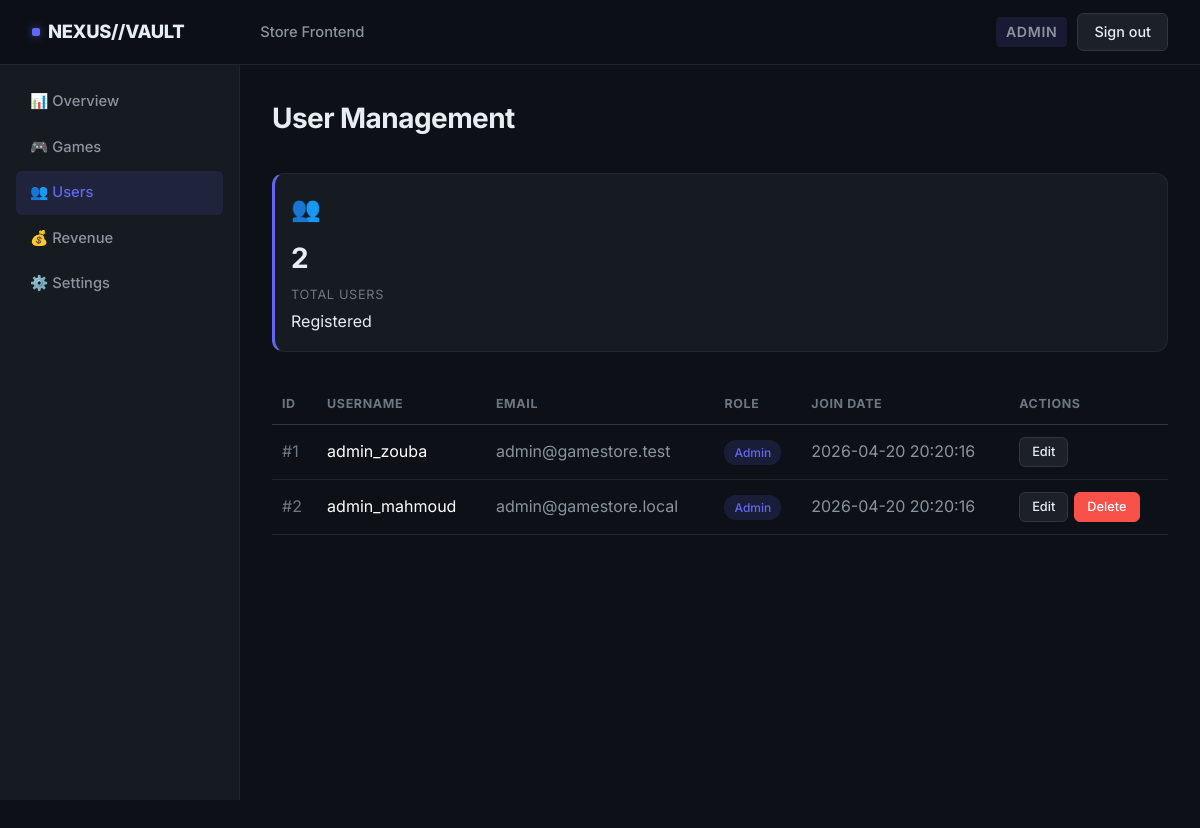
Page /admin/users (signed in) on the committed database.
### tables this page shows
CREATE TABLE IF NOT EXISTS users (
    id INT AUTO_INCREMENT PRIMARY KEY,
    username VARCHAR(50) NOT NULL UNIQUE,
    email VARCHAR(100) NOT NULL UNIQUE,
    password VARCHAR(255) NOT NULL, 
    role ENUM('client', 'admin') DEFAULT 'client',
    created_at DATETIME DEFAULT CURRENT_TIMESTAMP
);

### controllers/AdminController.php (called while the page is built, shortened)
<?php
require_once __DIR__ . '/../models/User.php';
class AdminController {
    public function users() {
        require_once __DIR__ . '/../models/User.php';
        $userModel = new User();
        $users = $userModel->getAllUsers();
        require __DIR__ . '/../views/back-office/users.php';
    }
}
?>

### config/database.php (called while the page is built)
<?php
class Database {
    private static $connection = null;
    public static function getConnection() {
        if (self::$connection === null) {
            $host = 'db';
            $db   = 'gamestore_db';
            $user = 'devuser';
            $pass = 'devpassword';
            $charset = 'utf8mb4';
            $dsn = "mysql:host=$host;dbname=$db;charset=$charset";
            $options = [
                PDO::ATTR_ERRMODE            => PDO::ERRMODE_EXCEPTION,
                PDO::ATTR_DEFAULT_FETCH_MODE => PDO::FETCH_ASSOC,
                PDO::ATTR_EMULATE_PREPARES   => false,
            ];
            try {
                self::$connection = new PDO($dsn, $user, $pass, $options);
            } catch (\PDOException $e) {
                die("Database connection failed: " . $e->getMessage());
            }
        }
        return self::$connection;
    }
}
?>

### models/User.php (called while the page is built, shortened)
<?php
require_once __DIR__ . '/../config/database.php';
class User {
    private $conn;
    public function __construct() {
        $this->conn = Database::getConnection();
    }
    public function getAllUsers() {
        $stmt = $this->conn->query("SELECT * FROM users ORDER BY created_at DESC");
        return $stmt->fetchAll();
    }
}
?>

### views/back-office/users.php (the view, shortened to what this page needs)
<!DOCTYPE html>
<html lang="en">
<head>
  <link rel="stylesheet" href="/assets/css/styles.css">
</head>
<body>
  <nav class="nav">
    <div class="nav-container">
      <a href="/" class="nav-logo">NEXUS//VAULT</a>
      <ul class="nav-links">
        <li><a href="/store">Store Frontend</a></li>
      </ul>
      <div class="nav-auth">
        <span class="admin-badge">Admin</span>
        <a href="/logout" class="btn btn-secondary">Sign out</a>
      </div>
    </div>
  </nav>
  <main class="dashboard">
    <div class="dashboard-grid">
      <aside class="dashboard-sidebar">
        <ul class="sidebar-menu">
          <li><a href="/admin">📊 Overview</a></li>
          <li><a href="/admin/games/add">🎮 Games</a></li>
          <li><a href="/admin/users" class="active">👥 Users</a></li>
          <li><a href="/admin/revenue">💰 Revenue</a></li>
          <li><a href="/admin/settings">⚙️ Settings</a></li>
        </ul>
      </aside>
      <div class="dashboard-main">
        <h1 class="dashboard-title">User Management</h1>
        <div class="stats-grid" style="margin-bottom: 2rem;">
          <div class="stat-card">
            <span class="stat-card-icon">👥</span>
            <span class="stat-card-value"><?= count($users ?? []) ?></span>
            <span class="stat-card-label">Total Users</span>
            <span class="stat-card-change positive">Registered</span>
          </div>
        </div>
        <div class="users-table-container">
          <table class="users-table" style="width: 100%; color: white; text-align: left; border-collapse: collapse;">
            <thead>
              <tr style="border-bottom: 1px solid var(--border); color: var(--text-muted); text-transform: uppercase; font-size: 0.78rem; letter-spacing: 0.05em;">
                <th style="padding: 10px;">ID</th>
                <th style="padding: 10px;">Username</th>
                <th style="padding: 10px;">Email</th>
                <th style="padding: 10px;">Role</th>
                <th style="padding: 10px;">Join Date</th>
                <th style="padding: 10px;">Actions</th>
              </tr>
            </thead>
            <tbody>
              <?php if (!empty($users)): ?>
                <?php foreach ($users as $user): ?>
                  <tr class="user-row" style="border-bottom: 1px solid var(--border-muted);">
                    <td class="user-id" style="padding: 12px 10px; color: var(--text-muted);">#<?= htmlspecialchars($user['id']) ?></td>
                    <td class="user-name" style="padding: 12px 10px;"><?= htmlspecialchars($user['username']) ?></td>
                    <td class="user-email" style="padding: 12px 10px; color: var(--text-secondary);"><?= htmlspecialchars($user['email']) ?></td>
                    <td style="padding: 12px 10px;">
                      <span class="status-badge <?= $user['role'] === 'admin' ? 'active' : 'inactive' ?>">
                        <?= htmlspecialchars($user['role'] ?? 'client') ?>
                      </span>
                    </td>
                    <td class="user-date" style="padding: 12px 10px; color: var(--text-secondary);"><?= htmlspecialchars($user['created_at']) ?></td>
                    <td class="user-actions" style="padding: 12px 10px; display:flex; gap: 6px;">
                      <button class="btn btn-sm btn-secondary"
                        onclick="openEditUserModal(<?= $user['id'] ?>, '<?= htmlspecialchars(addslashes($user['username'])) ?>', '<?= htmlspecialchars(addslashes($user['email'])) ?>', '<?= htmlspecialchars(addslashes($user['role'] ?? 'client')) ?>')">Edit</button>
                      <?php if ($user['id'] != $_SESSION['user_id']): ?>
                        <form method="POST" action="/admin/users/delete" style="margin:0;">
                          <button type="submit" class="btn btn-sm btn-danger">Delete</button>
                        </form>
                      <?php endif; ?>
                    </td>
                  </tr>
                <?php endforeach; ?>
              <?php else: ?>
                <tr>
                  <td colspan="6" style="padding: 20px;">No users found in database.</td>
                </tr>
              <?php endif; ?>
            </tbody>
          </table>
        </div>
      </div>
    </div>
  </main>
</body>
</html>

### rows in the picture
users: id "1", username "admin_zouba", email "admin@gamestore.test", role "Admin", created_at "2026-04-20 20:20:16"
users: id "2", username "admin_mahmoud", email "admin@gamestore.local", role "Admin", created_at "2026-04-20 20:20:16"

### other values in the picture
count($users ?? []) "2"
